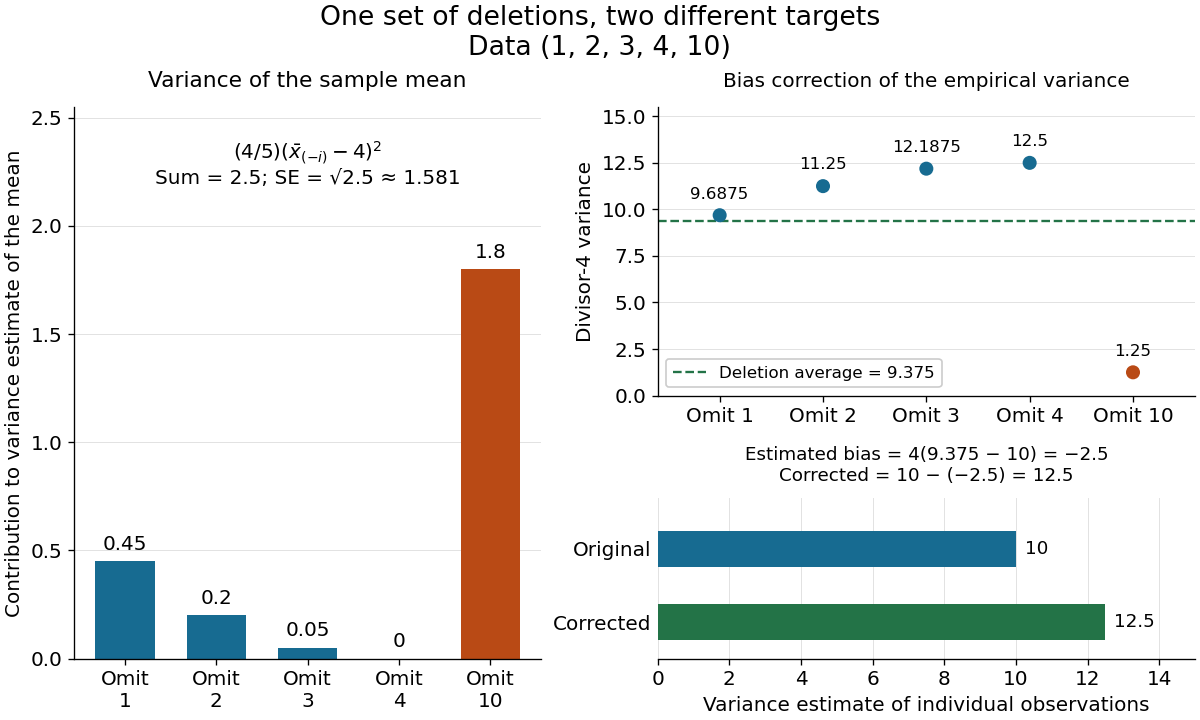

Here is the Python script that generated this plot:
"""Compare jackknife variance and bias calculations; tested with Python 3.14.4.

Dependencies: Matplotlib and NumPy from the root pyproject.toml.
Run through make _media/jackknife-variance-bias.png. The opaque white PNG
is written in the current directory with the script's basename (1200 x 720).
"""

from math import isclose, sqrt
from pathlib import Path

import matplotlib.pyplot as plt
import numpy as np


def calculations(data):
    """Recompute each mean and centered divisor-m variance after deletion."""
    n = data.size
    reduced = [np.delete(data, i) for i in range(n)]
    means = np.array([row.mean() for row in reduced])
    variances = np.array([row.var(ddof=0) for row in reduced])
    contributions = (n - 1) / n * (means - means.mean())**2
    empirical = data.var(ddof=0)
    bias = (n - 1) * (variances.mean() - empirical)
    return means, variances, contributions, empirical, bias, empirical - bias


def main():
    data = np.array([1., 2., 3., 4., 10.])
    means, variances, parts, empirical, bias, corrected = calculations(data)
    np.testing.assert_allclose(means, [4.75, 4.5, 4.25, 4, 2.5], atol=0, rtol=0)
    np.testing.assert_allclose(variances, [9.6875, 11.25, 12.1875, 12.5, 1.25], atol=0, rtol=0)
    np.testing.assert_allclose(parts, [0.45, 0.2, 0.05, 0, 1.8], atol=1e-14, rtol=0)
    assert empirical == 10 and variances.mean() == 9.375 and bias == -2.5
    assert corrected == 12.5 and data.var(ddof=1) == 12.5
    assert isclose(parts.sum(), 2.5) and isclose(parts.sum(), data.var(ddof=1) / data.size)
    # Check both algebraic identities on further deterministic data, including n=2.
    for other in (np.array([2., 7.]), np.array([3., 3., 3.]),
                  np.array([-4., 0., 1., 2., 6., 11.])):
        _, _, other_parts, _, _, other_corrected = calculations(other)
        assert isclose(other_corrected, other.var(ddof=1), rel_tol=1e-12, abs_tol=1e-12)
        assert isclose(other_parts.sum(), other.var(ddof=1) / other.size,
                       rel_tol=1e-12, abs_tol=1e-12)

    blue, orange, green = "#176b91", "#b94a15", "#237347"
    plt.rcParams.update({"font.size": 12, "axes.spines.top": False,
                         "axes.spines.right": False})
    fig = plt.figure(figsize=(10, 6), layout="constrained", facecolor="white")
    grid = fig.add_gridspec(2, 2, height_ratios=[2.6, 1.45], width_ratios=[1, 1.15])
    left = fig.add_subplot(grid[:, 0])
    right = fig.add_subplot(grid[0, 1])
    comparison = fig.add_subplot(grid[1, 1])
    fig.suptitle("One set of deletions, two different targets\nData (1, 2, 3, 4, 10)", fontsize=16)

    indices = np.arange(data.size)
    colors = [blue] * 4 + [orange]
    left.bar(indices, parts, color=colors, width=0.65)
    for i, value in enumerate(parts):
        left.text(i, value + 0.035, f"{value:g}", ha="center", va="bottom")
    left.set_xticks(indices, [f"Omit\n{x:g}" for x in data])
    left.set(ylim=(0, 2.55), ylabel="Contribution to variance estimate of the mean")
    left.set_title("Variance of the sample mean", fontsize=13, pad=12)
    left.text(0.5, 0.94, r"$(4/5)(\bar{x}_{(-i)}-4)^2$" + "\nSum = 2.5; SE = √2.5 ≈ 1.581",
              transform=left.transAxes, ha="center", va="top", fontsize=12)
    left.grid(axis="y", color="#e2e2e2", linewidth=0.6)
    left.set_axisbelow(True)

    right.axhline(variances.mean(), color=green, linestyle="--", linewidth=1.4,
                 label="Deletion average = 9.375")
    right.scatter(indices, variances, color=colors, s=55, zorder=3)
    for i, value in enumerate(variances):
        right.annotate(f"{value:g}", (i, value), xytext=(0, 10),
                       textcoords="offset points", ha="center", fontsize=10)
    right.set_xticks(indices, [f"Omit {x:g}" for x in data])
    right.set(xlim=(-0.6, 4.6), ylim=(0, 15.5), ylabel="Divisor-4 variance")
    right.set_title("Bias correction of the empirical variance", fontsize=12, pad=12)
    right.grid(axis="y", color="#e2e2e2", linewidth=0.6)
    right.legend(loc="lower left", framealpha=1, fontsize=10)

    comparison.barh([1, 0], [empirical, corrected], color=[blue, green], height=0.5)
    comparison.set_yticks([1, 0], ["Original", "Corrected"])
    comparison.set(xlim=(0, 15), ylim=(-0.5, 1.7), xlabel="Variance estimate of individual observations")
    for y, value in zip([1, 0], [empirical, corrected]):
        comparison.text(value + 0.25, y, f"{value:g}", va="center", fontsize=11)
    comparison.set_title("Estimated bias = 4(9.375 − 10) = −2.5\n"
                         "Corrected = 10 − (−2.5) = 12.5", fontsize=11, pad=10)
    comparison.grid(axis="x", color="#e2e2e2", linewidth=0.6)
    comparison.set_axisbelow(True)
    comparison.spines["left"].set_visible(False)
    comparison.tick_params(axis="y", length=0)

    output = Path.cwd() / (Path(__file__).stem + ".png")
    fig.savefig(output, dpi=120, facecolor="white", transparent=False)
    plt.close(fig)
    print(f"Saved {output} (1200 x 720)")
    print(f"s²={data.var(ddof=1):g}; Vmean={parts.sum():g}; SE={sqrt(parts.sum()):.12f}")
    print(f"Variance contributions={parts.tolist()}")
    print(f"Deletion empirical variances={variances.tolist()}")
    print(f"T={empirical:g}; average={variances.mean():g}; bias={bias:g}; corrected={corrected:g}")
    print("Additional identity checks passed: n=2, constant data, signed six-point data.")


if __name__ == "__main__":
    main()
